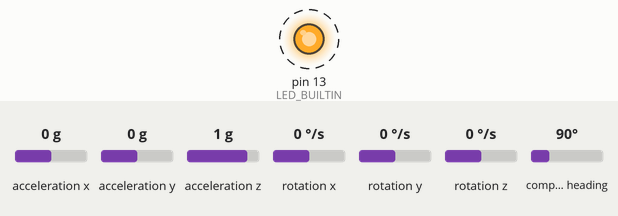
Simulated run of this sketch. Board: Arduino Uno, built for the host (arithmetic inside an expression is 32-bit, double 64-bit). Shown: output pins drawn as LEDs (lit = HIGH). Dashed ring = blinking. Inputs (shaded band) come from the test bench; at power-on: acceleration x 0 g, acceleration y 0 g, acceleration z 1 g, rotation x 0 °/s, rotation y 0 °/s, rotation z 0 °/s, compass heading 90°. Storage starts empty.

Above: at 2.7 s.
Timing chart, 0 to 5.5 s (numbered marks = the images above):
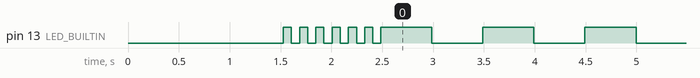

The sketch:

stm_validation_codev2_stm2.ino
```cpp
#include <Wire.h>
#include <SPI.h>
#include <SD.h>
#include <Adafruit_Sensor.h>
#include <Adafruit_BNO055.h>
#include <utility/imumaths.h>

#define SD_CS_PIN   PA4

// ── ⚠️ CHANGE THIS FOR EACH STM32 ─────────────
// STM32 #1 → FILE_PREFIX = "S1"  → creates S1001.CSV
// STM32 #2 → FILE_PREFIX = "S2"  → creates S2001.CSV
#define FILE_PREFIX "S2"
// ──────────────────────────────────────────────

Adafruit_BNO055 bno = Adafruit_BNO055(55, 0x28);
File    logFile;
char    fileName[13];
uint32_t sampleCount = 0;
uint32_t flushCount  = 0;

unsigned long lastLogMs = 0;
const unsigned long LOG_INTERVAL_MS = 10;  // 100Hz

unsigned long lastBlinkMs = 0;
const unsigned long BLINK_INTERVAL_MS = 500;
bool ledState = LOW;

// ─────────────────────────────────────────────
void blinkForever(int n) {
  while (1) {
    for (int i = 0; i < n; i++) {
      digitalWrite(LED_BUILTIN, HIGH); delay(150);
      digitalWrite(LED_BUILTIN, LOW);  delay(150);
    }
    delay(1000);
  }
}

void blinkOK() {
  for (int i = 0; i < 6; i++) {
    digitalWrite(LED_BUILTIN, HIGH); delay(80);
    digitalWrite(LED_BUILTIN, LOW);  delay(80);
  }
}

// ─────────────────────────────────────────────
bool createLogFile() {
  char prefix[4];
  strncpy(prefix, FILE_PREFIX, sizeof(prefix));
  prefix[sizeof(prefix) - 1] = '\0';

  for (int i = 1; i <= 999; i++) {
    snprintf(fileName, sizeof(fileName), "%s%03d.CSV", prefix, i);
    if (!SD.exists(fileName)) {
      logFile = SD.open(fileName, FILE_WRITE);
      return (bool)logFile;
    }
  }
  return false;
}

void writeHeader() {
  logFile.println(
    "sample,time_ms,"
    "euler_x_deg,euler_y_deg,euler_z_deg,"
    "ax,ay,az,gx,gy,gz,"
    "qw,qx,qy,qz,"
    "calib_sys,calib_gyro,calib_accel,calib_mag"
  );
  logFile.flush();
}

// ─────────────────────────────────────────────
void updateBlink(unsigned long now) {
  if (now - lastBlinkMs >= BLINK_INTERVAL_MS) {
    lastBlinkMs = now;
    ledState = !ledState;
    digitalWrite(LED_BUILTIN, ledState);
  }
}

void logRow(unsigned long now) {
  imu::Vector<3>  eul  = bno.getVector(Adafruit_BNO055::VECTOR_EULER);
  imu::Vector<3>  acc  = bno.getVector(Adafruit_BNO055::VECTOR_ACCELEROMETER);
  imu::Vector<3>  gyr  = bno.getVector(Adafruit_BNO055::VECTOR_GYROSCOPE);
  imu::Quaternion quat = bno.getQuat();

  uint8_t sys, gyro, accel, mag;
  bno.getCalibration(&sys, &gyro, &accel, &mag);

  sampleCount++;

  logFile.print(sampleCount); logFile.print(",");
  logFile.print(now);         logFile.print(",");

  logFile.print(eul.x(), 4);  logFile.print(",");
  logFile.print(eul.y(), 4);  logFile.print(",");
  logFile.print(eul.z(), 4);  logFile.print(",");

  logFile.print(acc.x(), 4);  logFile.print(",");
  logFile.print(acc.y(), 4);  logFile.print(",");
  logFile.print(acc.z(), 4);  logFile.print(",");

  logFile.print(gyr.x(), 4);  logFile.print(",");
  logFile.print(gyr.y(), 4);  logFile.print(",");
  logFile.print(gyr.z(), 4);  logFile.print(",");

  logFile.print(quat.w(), 6); logFile.print(",");
  logFile.print(quat.x(), 6); logFile.print(",");
  logFile.print(quat.y(), 6); logFile.print(",");
  logFile.print(quat.z(), 6); logFile.print(",");

  logFile.print(sys);   logFile.print(",");
  logFile.print(gyro);  logFile.print(",");
  logFile.print(accel); logFile.print(",");
  logFile.println(mag);

  flushCount++;
  if (flushCount >= 10) {
    logFile.flush();
    flushCount = 0;
  }
}

// ─────────────────────────────────────────────
void setup() {
  pinMode(LED_BUILTIN, OUTPUT);
  digitalWrite(LED_BUILTIN, LOW);

  Wire.begin();
  delay(500);

  if (!bno.begin()) blinkForever(3);
  delay(1000);
  bno.setExtCrystalUse(true);

  SPI.begin();
  if (!SD.begin(SD_CS_PIN)) blinkForever(4);
  if (!createLogFile())    blinkForever(5);

  writeHeader();
  blinkOK();   // ready — starts logging immediately
}

// ─────────────────────────────────────────────
void loop() {
  unsigned long now = millis();

  updateBlink(now);

  if (now - lastLogMs >= LOG_INTERVAL_MS) {
    lastLogMs = now;
    logRow(now);
  }
}
```

Measured:
- by itself, pin 13 (LED_BUILTIN): goes 5 × (LOW 0.08 s, HIGH 0.08 s), LOW 0.08 s, 127 × (HIGH 0.50 s, LOW 0.50 s), then HIGH
